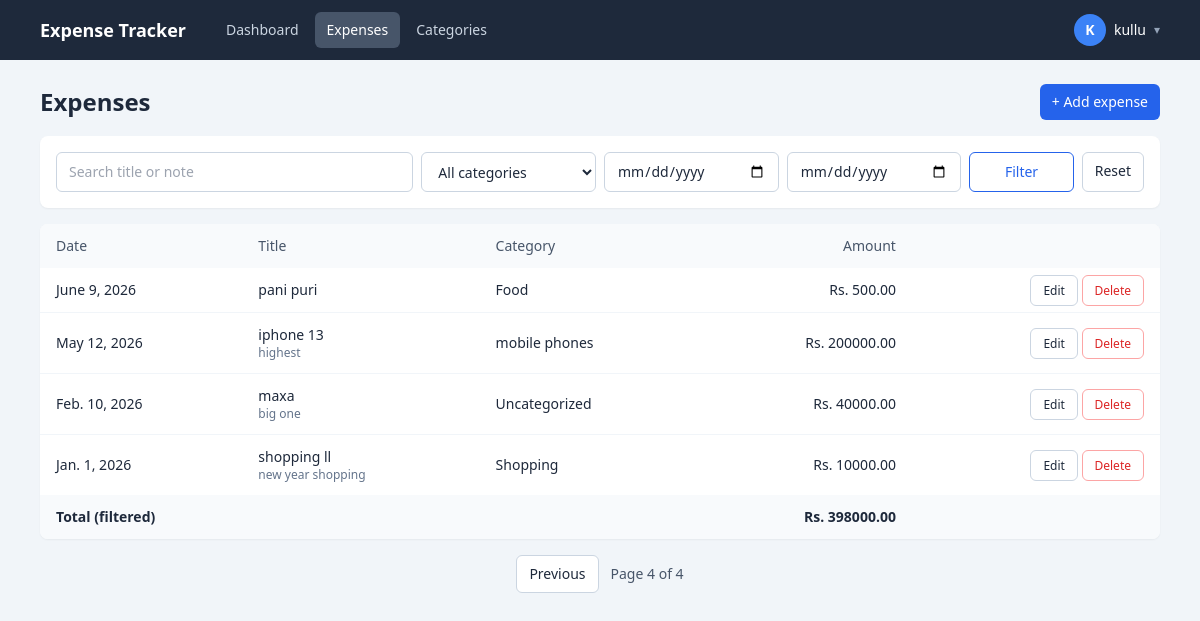
The page /expenses/?&page=4 (signed in) on the database its author committed.
### tracker/models.py (models this page shows, shortened)
class Expense(models.Model):
    user = models.ForeignKey(User, on_delete=models.CASCADE, related_name='expenses')
    title = models.CharField(max_length=120)
    amount = models.DecimalField(max_digits=10, decimal_places=2, validators=[MinValueValidator(0.01)])
    category = models.ForeignKey(Category, on_delete=models.SET_NULL, null=True, blank=True, related_name='expenses')
    date = models.DateField(default=timezone.localdate)
    note = models.TextField(blank=True)
    class Meta:
        ordering = ['-date', '-id']

class Category(models.Model):
    user = models.ForeignKey(User, on_delete=models.CASCADE, related_name='categories')
    name = models.CharField(max_length=60)
    class Meta:
        ordering = ['name']
        unique_together = ('user', 'name')
        verbose_name_plural = 'categories'
    def __str__(self):
        return self.name

### tracker/views.py (the view)
# urls.py: path('expenses/', views.expense_list, name='expense_list'),
@login_required
def expense_list(request):
    qs = Expense.objects.filter(user=request.user).select_related('category')
    q = request.GET.get('q', '').strip()
    category = request.GET.get('category', '')
    date_from = _parse(request.GET.get('date_from'))
    date_to = _parse(request.GET.get('date_to'))
    if q:
        qs = qs.filter(Q(title__icontains=q) | Q(note__icontains=q))
    if category.isdigit():
        qs = qs.filter(category_id=category)
    if date_from:
        qs = qs.filter(date__gte=date_from)
    if date_to:
        qs = qs.filter(date__lte=date_to)
    total = qs.aggregate(t=Sum('amount'))['t'] or 0
    page = Paginator(qs, 5).get_page(request.GET.get('page'))
    params = request.GET.copy()
    params.pop('page', None)
    return render(request, 'expense_list.html', {
        'page': page,
        'total': total,
        'categories': Category.objects.filter(user=request.user),
        'filters': {'q': q, 'category': category,
                    'date_from': request.GET.get('date_from', ''),
                    'date_to': request.GET.get('date_to', '')},
        'querystring': params.urlencode(),
    })

### tracker/views.py (called while the page is built)
def _parse(value):
    try:
        return parse_date(value or '')
    except ValueError:
        return None

### templates/expense_list.html (shortened to what this page needs)
{% extends 'base.html' %}
{% block content %}
<div class="flex items-center justify-between mb-4">
  <h1 class="text-2xl font-semibold">Expenses</h1>
  <a href="{% url 'expense_create' %}" class="bg-blue-600 hover:bg-blue-700 text-white text-sm px-3 py-2 rounded-md">+ Add expense</a>
</div>
<form method="get" class="bg-white rounded-lg shadow-sm p-4 mb-4 grid gap-2 md:grid-cols-6">
  <input name="q" value="{{ filters.q }}" placeholder="Search title or note" class="md:col-span-2 rounded-md border border-slate-300 bg-white px-3 py-2 text-sm">
  <select name="category" class="rounded-md border border-slate-300 bg-white px-3 py-2 text-sm">
    <option value="">All categories</option>
  </select>
  <input type="date" name="date_from" value="{{ filters.date_from }}" title="From" class="rounded-md border border-slate-300 bg-white px-3 py-2 text-sm">
  <input type="date" name="date_to" value="{{ filters.date_to }}" title="To" class="rounded-md border border-slate-300 bg-white px-3 py-2 text-sm">
  <div class="flex gap-2">
    <button class="flex-1 border border-blue-600 text-blue-600 hover:bg-blue-50 text-sm px-3 py-2 rounded-md">Filter</button>
    <a href="{% url 'expense_list' %}" class="border border-slate-300 hover:bg-slate-50 text-sm px-3 py-2 rounded-md">Reset</a>
  </div>
</form>
<div class="bg-white rounded-lg shadow-sm overflow-x-auto">
  <table class="w-full text-sm">
    <thead class="bg-slate-50 text-left text-slate-600">
      <tr>
        <th class="px-4 py-3 font-medium">Date</th>
        <th class="px-4 py-3 font-medium">Title</th>
        <th class="px-4 py-3 font-medium">Category</th>
        <th class="px-4 py-3 font-medium text-right">Amount</th>
        <th></th>
      </tr>
    </thead>
    <tbody class="divide-y divide-slate-100">
      {% for e in page %}
      <tr class="hover:bg-slate-50">
        <td class="px-4 py-3 whitespace-nowrap">{{ e.date }}</td>
        <td class="px-4 py-3">{{ e.title }}{% if e.note %}<div class="text-xs text-slate-500">{{ e.note|truncatechars:60 }}</div>{% endif %}</td>
        <td class="px-4 py-3">{{ e.category|default:"Uncategorized" }}</td>
        <td class="px-4 py-3 text-right whitespace-nowrap">Rs. {{ e.amount }}</td>
        <td class="px-4 py-3 text-right whitespace-nowrap">
          <a href="{% url 'expense_update' e.pk %}" class="border border-slate-300 hover:bg-slate-50 text-xs px-3 py-1.5 rounded-md">Edit</a>
          <a href="{% url 'expense_delete' e.pk %}" class="border border-red-300 text-red-600 hover:bg-red-50 text-xs px-3 py-1.5 rounded-md">Delete</a>
        </td>
      </tr>
      {% empty %}
      <tr><td colspan="5" class="px-4 py-8 text-center text-slate-500">No expenses found.</td></tr>
      {% endfor %}
    </tbody>
    <tfoot class="bg-slate-50 font-semibold">
      <tr><td colspan="3" class="px-4 py-3">Total (filtered)</td><td class="px-4 py-3 text-right">Rs. {{ total|floatformat:2 }}</td><td></td></tr>
    </tfoot>
  </table>
</div>
{% if page.has_other_pages %}
<div class="flex items-center justify-center gap-3 mt-4 text-sm">
  {% if page.has_previous %}<a href="?{{ querystring }}&page={{ page.previous_page_number }}" class="border border-slate-300 bg-white hover:bg-slate-50 px-3 py-2 rounded-md">Previous</a>{% endif %}
  <span class="text-slate-600">Page {{ page.number }} of {{ page.paginator.num_pages }}</span>
</div>
{% endif %}
{% endblock %}

### templates/base.html (shortened to what this page needs)
<!doctype html>
<html lang="en">
<head>
  <script src="https://cdn.tailwindcss.com"></script>
</head>
<body class="bg-slate-100 text-slate-800 min-h-screen">
<nav class="bg-slate-800 mb-6">
  <div class="max-w-6xl mx-auto px-4 py-3 flex flex-wrap items-center gap-3">
    <a href="{% url 'dashboard' %}" class="text-white font-semibold text-lg mr-4">Expense Tracker</a>
    {% if user.is_authenticated %}
    {% url 'dashboard' as dashboard_url %}
    <div class="flex flex-wrap items-center gap-1">
      <a href="{% url 'dashboard' %}" class="px-3 py-2 rounded-md text-sm {% if request.path == dashboard_url %}bg-slate-600 text-white{% else %}text-slate-300 hover:bg-slate-700 hover:text-white{% endif %}">Dashboard</a>
      <a href="{% url 'expense_list' %}" class="px-3 py-2 rounded-md text-sm {% if '/expenses/' in request.path %}bg-slate-600 text-white{% else %}text-slate-300 hover:bg-slate-700 hover:text-white{% endif %}">Expenses</a>
      <a href="{% url 'category_list' %}" class="px-3 py-2 rounded-md text-sm {% if '/categories/' in request.path %}bg-slate-600 text-white{% else %}text-slate-300 hover:bg-slate-700 hover:text-white{% endif %}">Categories</a>
    </div>
    <div class="ml-auto flex items-center gap-4">
      <details class="relative">
        <summary class="flex items-center gap-2 cursor-pointer list-none text-white text-sm">
          <span class="w-8 h-8 rounded-full bg-blue-500 flex items-center justify-center font-semibold">{{ user.username|first|upper }}</span>
          <span>{{ user.username }}</span>
          <span class="text-slate-400 text-xs">&#9662;</span>
        </summary>
      </details>
    </div>
    {% endif %}
  </div>
</nav>
<main class="max-w-6xl mx-auto px-4 pb-10">
  {% block content %}{% endblock %}
</main>
</body>
</html>

### rows shown on the page
Expense: date "June 9, 2026", title "pani puri", category "Food", amount "500.00"
Expense: date "May 12, 2026", title "iphone 13", note "highest", category "mobile phones", amount "200000.00"
Expense: date "Feb. 10, 2026", title "maxa", note "big one", category "Uncategorized", amount "40000.00"
Expense: date "Jan. 1, 2026", title "shopping ll", note "new year shopping", category "Shopping", amount "10000.00"

### other values the page prints
{{ user.username|first|upper }} "K"
{{ user.username }} "kullu"
{{ total|floatformat:2 }} "398000.00"
{{ page.number }} "4"
{{ page.paginator.num_pages }} "4"
